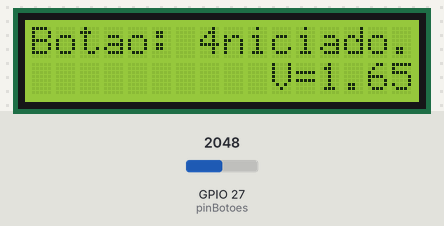
Bench run of a sketch on a simulated ESP32. Shown: 16×2 character LCD. The inputs (shaded band) are chosen by the test bench; at power-on: GPIO 27 (pinBotoes) = 2048.

Above: at 1.3 s.
1.4 s: GPIO 27 (pinBotoes) set to 1960
At 3.4 s:
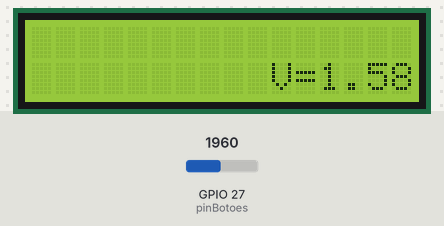
3.7 s: GPIO 27 (pinBotoes) set to 1228
At 4.9 s:
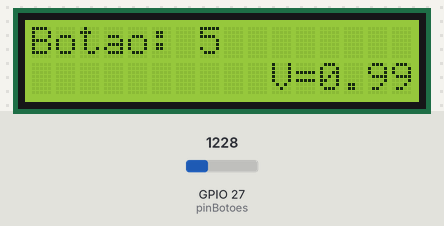
6.7 s: GPIO 27 (pinBotoes) set to 491
At 7.7 s:
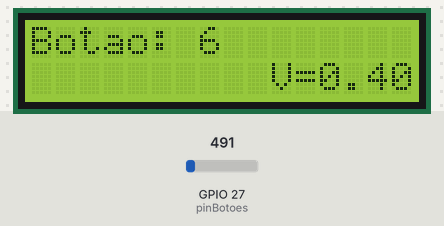
Timing chart, 0 to 9.7 s (numbered marks = the images above; inputs shaded):
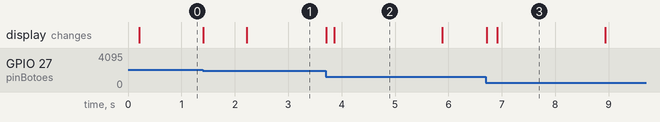

Measured:
- after the input at 1.4 s, the display: first changes at once (image 1 shows a later state)
- after the input at 3.7 s, the display: first changes at once (image 2 shows a later state)
- after the input at 6.7 s, the display: first changes at once (image 3 shows a later state)
- what the display in image 2 shows lasts 2.0 s, from 3.9 s to 5.9 s

The sketch:

Q1109-Sketch.ino
```cpp
#include <LiquidCrystal_I2C.h>

#define pinBotoes 27  //A0   //Arduino=Qualquer porta Analógica   ESP=Qualquer porta exceto 0,1,2,3,12,13 e 15

#define TENSAO 3.3           //5=Arduino      3.3=ESP32
#define VALOR_MAXIMO 4095  //1023=Arduino   4095=ESP32

LiquidCrystal_I2C lcd(0x3F, 16, 2);   //SDA=A4  SCL=A5  - Arduino UNO
                                      //SDA=21  SCL=22  - ESP32

//Faixas para Arduino (5V)
/*
int faixas[6][2] = { { 903, 1023 },
                     { 731, 901 },
                     { 585, 729 },
                     { 415, 583 },
                     { 235, 413 },
                     {  78, 233 } };
*/
//Faixas para ESP32 (3,3V)
int faixas[6][2] = { { 3518, 4095 },
                     { 2637, 3506 },
                     { 2072, 2625 },
                     { 1433, 2060 },
                     {  757, 1421 },
                     {  230,  745 } };

int botao = 0;
int botaoAnt = -1;

unsigned long delayDebounce;
unsigned long delayLimpaTela;

void setup() {
  lcd.init();
  lcd.init();
  lcd.backlight();

  lcd.setCursor(0, 0);
  lcd.print("Sketch Iniciado.");
}

void loop() {
  //Leitura da Porta
  int leitura = analogRead(pinBotoes);
  lcd.setCursor(10, 1);
  lcd.print("V=");
  lcd.print((float(leitura) / VALOR_MAXIMO) * TENSAO);
  lcd.print("      ");

  //Processa a Leitura dos Botoes
  if ((millis() - delayDebounce) > 200) {
    botao = 0;
    for (int nL = 0; nL < 6; nL++) {
      if ((leitura >= faixas[nL][0]) && (leitura <= faixas[nL][1])) {
        botao = nL + 1;
        delayDebounce = millis();
      }
    }
  }

  //Mostra o botao apertado
  if ((botao != 0) && (botao != botaoAnt)) {
    lcd.setCursor(0, 0);
    lcd.print("Botao: ");
    lcd.print(botao);
    delayLimpaTela = millis();
  }

  //Limpa a tela após botão apertado
  if ((millis() - delayLimpaTela) > 2000) {
    lcd.setCursor(0, 0);
    lcd.print("                ");
    delayLimpaTela = millis();
  }

  botaoAnt = botao;
}
```
